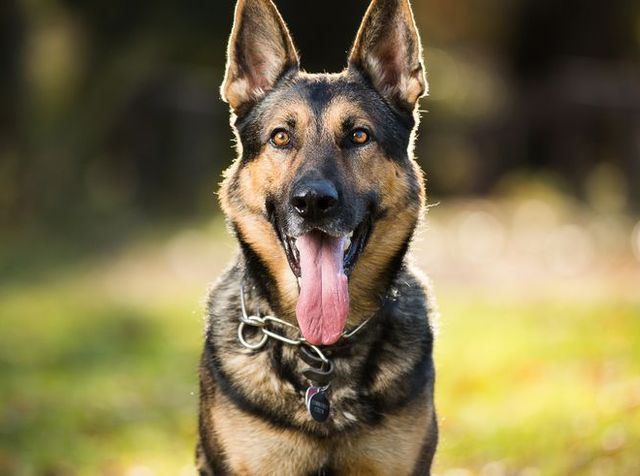
#> input picture Images/dog3.jpg, 640 x 476 px
$ python main.py
#> lines starting #> are read from the running program, lines starting #| are printed output that depends on the picture; after the words box and inside, x2 and y2 are one past the last pixel; in counts of white or black regions, pixels touching at a corner belong together
# import required modules
import cv2 as cv
from random import randrange

# Grabbing the dataset
dog_training_data_set = cv.CascadeClassifier('dog_dataSet.xml')

def Detect_dog_images():
    """This function is responsible for converting an image in gray scale"""

    img = cv.imread('Images/dog3.jpg')
#> img is the input picture: shape (476, 640, 3); mean B, G, R 74.8, 112.6, 124.1
    cv.imshow("Dog3",img)

    gray = cv.cvtColor(img,cv.COLOR_RGB2GRAY)
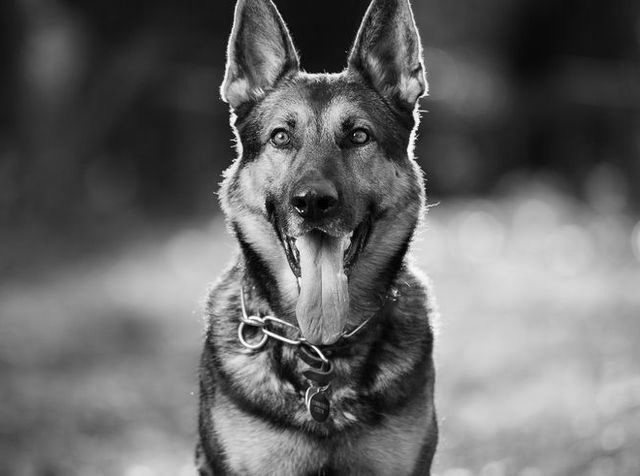
#> gray: shape (476, 640); min 0, max 254, mean 102.6
    # cv.imshow('Gray-Dog-1',gray)

    def rect_face():
        """This function can draw rectangles across face coordinates"""
        dog_face_coordinates = dog_training_data_set.detectMultiScale(gray)
#> dog_face_coordinates = 43 rows, first 6: [272, 16, 30, 30], [352, 36, 51, 51], [224, 61, 51, 51], [311, 90, 64, 64], [220, 101, 39, 39], [276, 173, 86, 86]

        for (x,y,w,h) in dog_face_coordinates:
            rect_dog = cv.rectangle(img,(x,y),(x+w,y+h),(randrange(256),randrange(256),randrange(256)),2)
#> this loop made 43 passes
#> (x, y, w, h) on passes 1 to 12: (272, 16, 30, 30), (352, 36, 51, 51), (224, 61, 51, 51), (311, 90, 64, 64), (220, 101, 39, 39), (276, 173, 86, 86), (224, 153, 30, 30), (356, 190, 27, 27), (284, 359, 59, 59), (339, 332, 29, 29), (397, 337, 24, 24), (360, 335, 26, 26)
#> pass 2, in rect_face, `rect_dog = cv.rectangle(img,(x,y),(x+w,y+h),(randrange(256),randrange(..`:
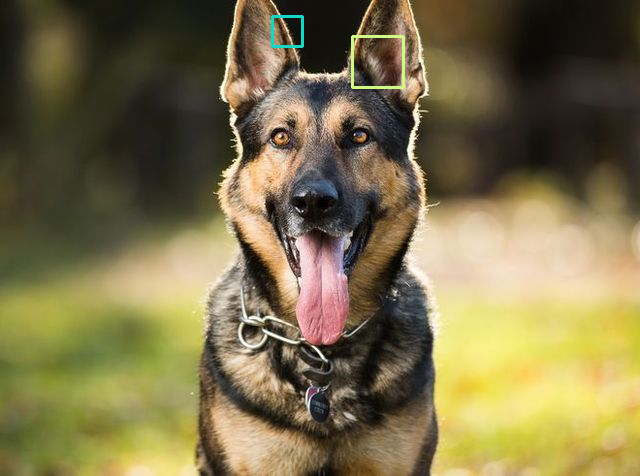
#> rect_dog: shape (476, 640, 3); mean B, G, R 75, 113.1, 124.2
#> pass 3, in rect_face, `rect_dog = cv.rectangle(img,(x,y),(x+w,y+h),(randrange(256),randrange(..`:
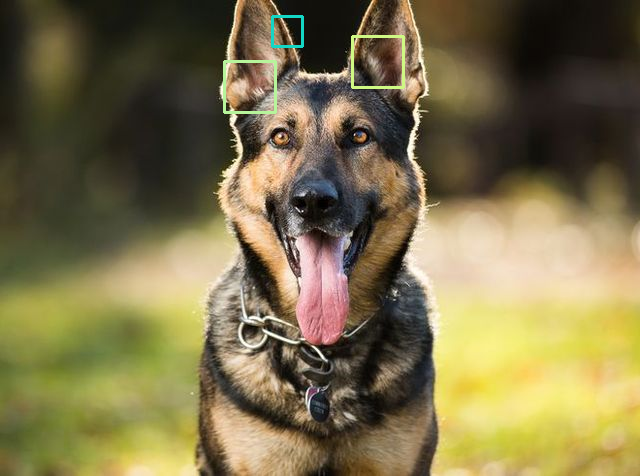
#> rect_dog: shape (476, 640, 3); 0.2% of pixels changed, all inside (x1, y1, x2, y2) = (223, 60, 277, 114)
#> after the loop:
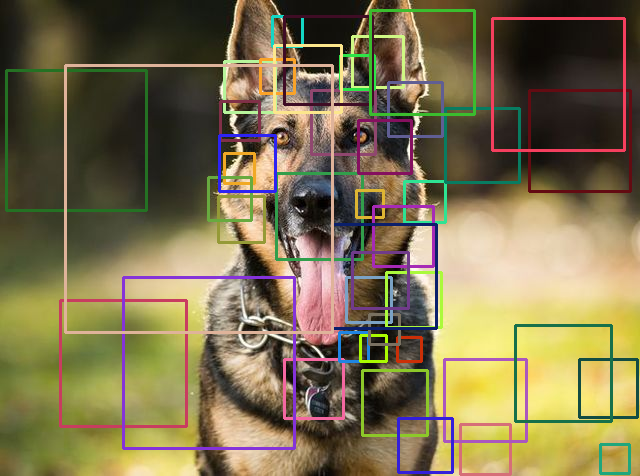
#> img: shape (476, 640, 3); 10.79% of pixels changed, all inside (x1, y1, x2, y2) = (5, 9, 639, 476)

        cv.imshow("Dog Detected",rect_dog)
    rect_face()
# main function
if __name__ == "__main__":

    Detect_dog_images()

    cv.waitKey(0)
    cv.destroyAllWindows()
    print("Code Completed 🔥")

$ run again, with Images/dog1.jpg copied over Images/dog3.jpg
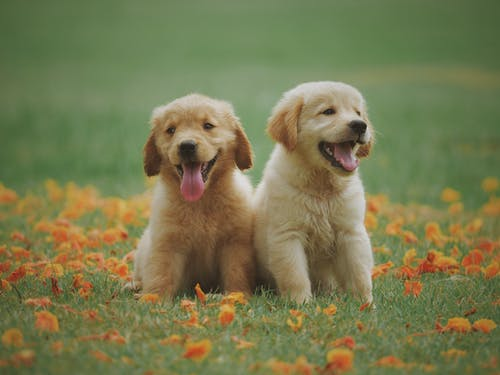
#> input picture Images/dog1.jpg, 500 x 375 px
#> in Detect_dog_images, img is the input picture: shape (375, 500, 3); mean B, G, R 79.3, 121.5, 120.2
#> in Detect_dog_images, `gray = cv.cvtColor(img,cv.COLOR_RGB2GRAY)`:
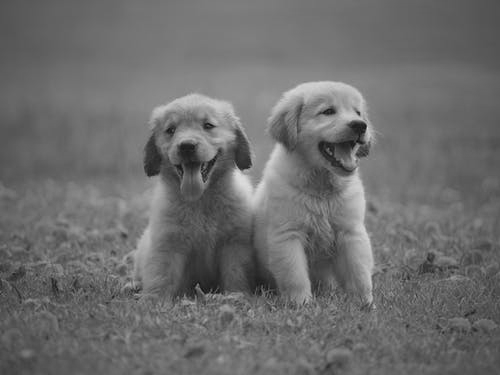
#> gray: shape (375, 500); min 13, max 220, mean 108.8
#> dog_face_coordinates = 58 rows, first 6: [152, 90, 30, 30], [218, 135, 74, 74], [292, 137, 26, 26], [310, 163, 26, 26], [40, 222, 30, 30], [18, 234, 27, 27]
#> the loop in rect_face, `for (x,y,w,h) in dog_face_coordinates:` made 58 passes
#> after the loop in rect_face, `for (x,y,w,h) in dog_face_coordinates:`:
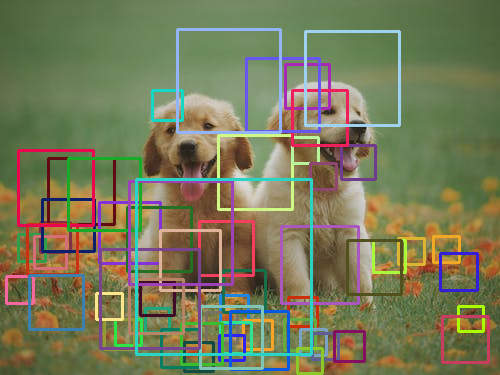
#> img: shape (375, 500, 3); 15.2% of pixels changed, all inside (x1, y1, x2, y2) = (5, 28, 490, 375)

$ run again, with Images/dog2.jpg copied over Images/dog3.jpg
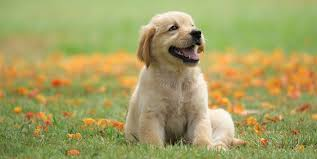
#> input picture Images/dog2.jpg, 317 x 159 px
#> in Detect_dog_images, img is the input picture: shape (159, 317, 3); mean B, G, R 97.6, 158.7, 163.9
#> in Detect_dog_images, `gray = cv.cvtColor(img,cv.COLOR_RGB2GRAY)`:
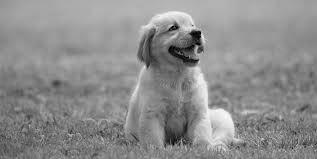
#> gray: shape (159, 317); min 0, max 251, mean 141
#> dog_face_coordinates = [[47, 74, 25, 25], [28, 78, 35, 35], [79, 84, 29, 29], [196, 75, 65, 65], [145, 27, 66, 66], [88, 64, 54, 54], [247, 58, 57, 57], [126, 96, 52, 52], [165, 92, 52, 52], [129, 62, 67, 67]]
#> the loop in rect_face, `for (x,y,w,h) in dog_face_coordinates:` made 10 passes
#> after the loop in rect_face, `for (x,y,w,h) in dog_face_coordinates:`:
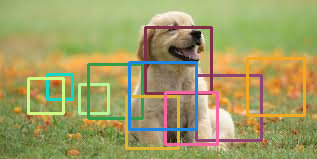
#> img: shape (159, 317, 3); 10.96% of pixels changed, all inside (x1, y1, x2, y2) = (27, 26, 306, 150)
